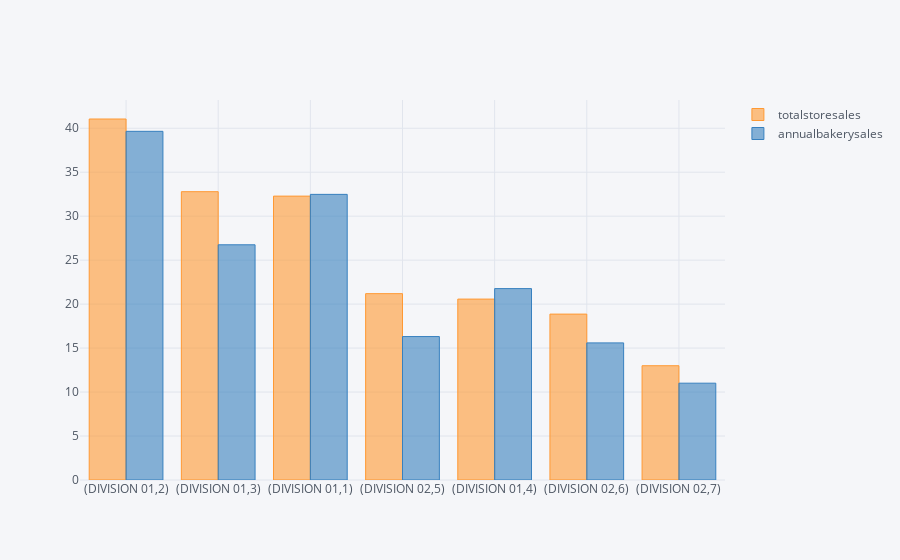

This figure's notebook cell:
### Code cell
# but here you can see the totalstoresales of bakery is driven by how much the over all sales in the store is making 
# so the totalsore and totalsquarefotage have some high corelated
sales.groupby(['division','subregion']).agg({'totalstoresales':sum,'annualbakerysales':sum}).\
sort_values(['totalstoresales'],ascending=False).iplot(kind='bar')

### Figure 1 — Plotly figure (JSON) as saved in the notebook; plotly's stock layout.template omitted (floating-point values rounded to 4 significant figures)
{"data": [{"marker": {"color": "rgba(255, 153, 51, 0.6)", "line": {"color": "rgba(255, 153, 51, 1.0)", "width": 1}}, "name": "totalstoresales", "orientation": "v", "text": "", "type": "bar", "uid": "3bd382a1-1c36-48d2-92c0-0e76649e9205", "x": ["(DIVISION 01,2)", "(DIVISION 01,3)", "(DIVISION 01,1)", "(DIVISION 02,5)", "(DIVISION 01,4)", "(DIVISION 02,6)", "(DIVISION 02,7)"], "y": [41.05, 32.78, 32.28, 21.19, 20.57, 18.86, 12.99]}, {"marker": {"color": "rgba(55, 128, 191, 0.6)", "line": {"color": "rgba(55, 128, 191, 1.0)", "width": 1}}, "name": "annualbakerysales", "orientation": "v", "text": "", "type": "bar", "uid": "78a51929-4b67-425c-8b44-28d6344b8960", "x": ["(DIVISION 01,2)", "(DIVISION 01,3)", "(DIVISION 01,1)", "(DIVISION 02,5)", "(DIVISION 01,4)", "(DIVISION 02,6)", "(DIVISION 02,7)"], "y": [39.65, 26.75, 32.48, 16.31, 21.76, 15.59, 11.01]}], "layout": {"legend": {"bgcolor": "#F5F6F9", "font": {"color": "#4D5663"}}, "paper_bgcolor": "#F5F6F9", "plot_bgcolor": "#F5F6F9", "title": {"font": {"color": "#4D5663"}}, "xaxis": {"gridcolor": "#E1E5ED", "showgrid": true, "tickfont": {"color": "#4D5663"}, "title": {"font": {"color": "#4D5663"}, "text": ""}, "zerolinecolor": "#E1E5ED"}, "yaxis": {"gridcolor": "#E1E5ED", "showgrid": true, "tickfont": {"color": "#4D5663"}, "title": {"font": {"color": "#4D5663"}, "text": ""}, "zerolinecolor": "#E1E5ED"}}}
